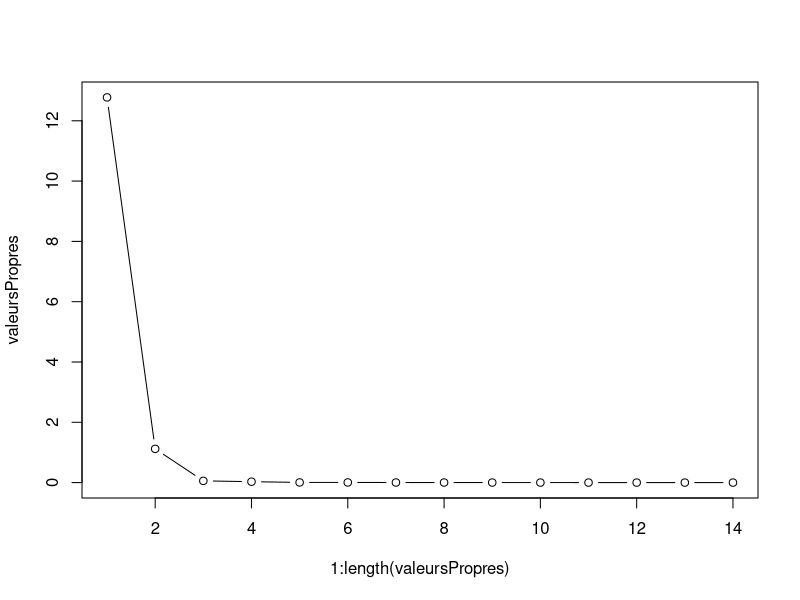
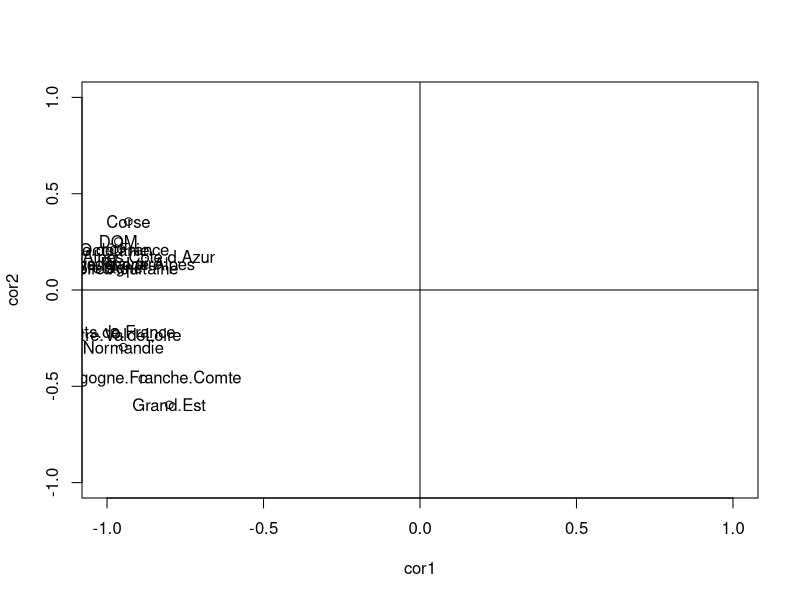
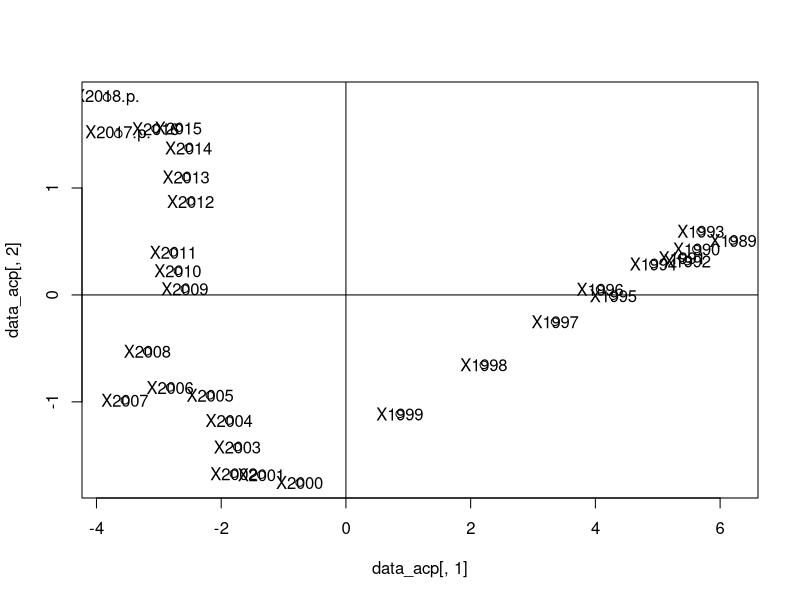

Write the R code that produced these figures, in order.
## ---- chunk 1
x_matrix <- read.csv("CSV/generated/reg-e-t-format.csv", header = T, sep = ";", row.names = 1)
## ---- chunk 2
ncol(x_matrix)
## ---- chunk 3
nrow(x_matrix)
## ---- chunk 4
x_matrix[1:10,1:2]
## ---- chunk 5
summary(x_matrix[,1:2])
## ---- chunk 6
cov(x_matrix[,1:2])
## ---- chunk 7
var(x_matrix[,1:2]);
## ---- chunk 8
cor(x_matrix[,1:2])
## ---- chunk 9
centree_reduite <- scale(x_matrix, center = T, scale = T);
## ---- chunk 10
summary(centree_reduite[,1:2])
## ---- chunk 11
cov(centree_reduite[,1:2])
## ---- chunk 12
var(centree_reduite[,1:2]);
## ---- chunk 13
cor(centree_reduite[,1:2])
## ---- chunk 14
propres <- eigen(cor(centree_reduite));
valeursPropres <- propres$values;
vecteursPropres <- propres$vectors;
## ---- chunk 15
plot(1:length(valeursPropres), valeursPropres, type = "b");
## ---- chunk 16
data_acp <- centree_reduite %*% vecteursPropres;
composante_principale_1 <- data_acp[, 1];
composante_principale_2 <- data_acp[, 2];
totalInfo <- sum(valeursPropres, na.rm = FALSE);
qte <- (valeursPropres[1] + valeursPropres[2]) / totalInfo;
message("Quantité d'information avec deux composantes : ", toString(qte * 100),"%");
troisComposantes <- FALSE;
if (qte < 0.8) {
  composante_principale_3 <- data_acp[, 3]
  qte <- qte + valeursPropres[3];
  message("Ajout d'une troisième composante pour améliorer la quantité d'information : ", toString(qte))
  troisComposantes <- TRUE;
} else {
  message("On ne séléctionne que les deux première composantes principales car elles contiennent à elles seules plus de 80% des informations");
  troisComposantes <- FALSE;
}
## ---- chunk 17
cor1 <- cor(composante_principale_1,centree_reduite);
cor2 <- cor(composante_principale_2,centree_reduite);

# Correlation 1 - 2
plot(cor1, cor2, xlim = c(-1, +1), ylim = c(-1, +1))
abline(h = 0, v = 0)
text(cor1, cor2, labels = colnames(x_matrix))

if(troisComposantes){
  cor3 <- cor(composante_principale_3, centree_reduite);
  # Correlation 3 - 1
  plot(cor1, cor2, xlim = c(-1, +1), ylim = c(-1, +1))
  abline(h = 0, v = 0)
  text(cor1, cor2, labels = colnames(x_matrix))

  # Correlation 3 - 2
  plot(cor1, cor2, xlim = c(-1, +1), ylim = c(-1, +1))
  abline(h = 0, v = 0)
  text(cor1, cor2, labels = colnames(x_matrix))
}

## ---- chunk 18
# Graphe 1 - 2
plot(data_acp[, 1], data_acp[, 2])
text(data_acp[, 1], data_acp[, 2], labels = rownames(data_acp))
abline(h = 0, v = 0)

if(troisComposantes){
  # Graphe 3 - 1
  plot(data_acp[, 1], data_acp[, 3])
  text(data_acp[, 1], data_acp[, 3], labels = rownames(data_acp))
  abline(h = 0, v = 0)

  # Graphe 3 - 2
  plot(data_acp[, 3], data_acp[, 2])
  text(data_acp[, 3], data_acp[, 2], labels = rownames(data_acp))
  abline(h = 0, v = 0)

}
